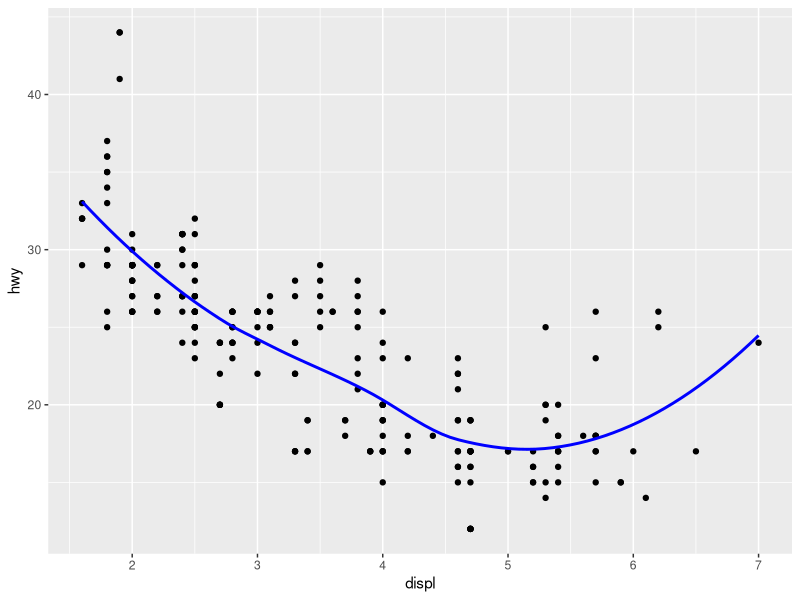
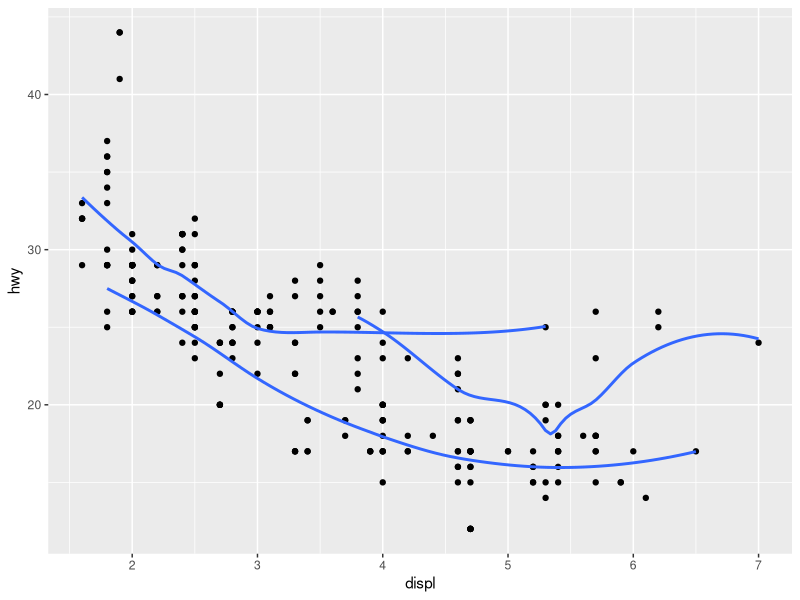
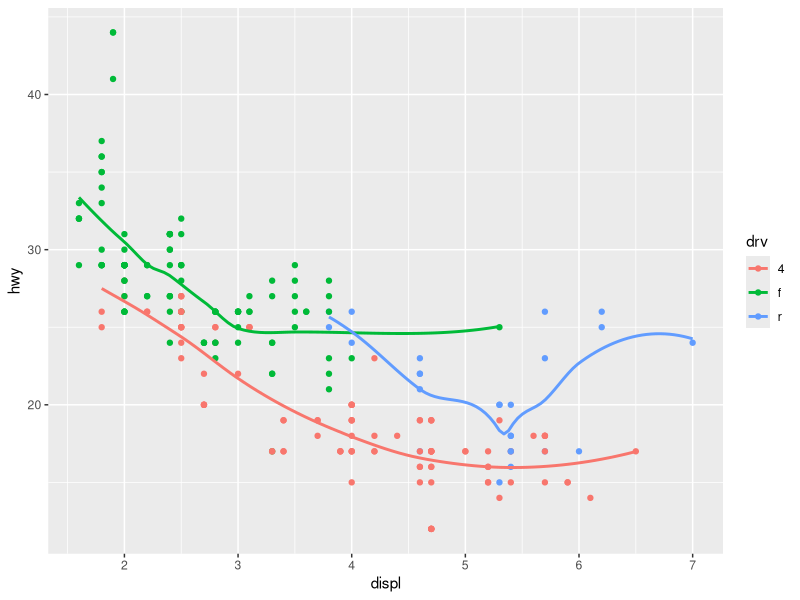
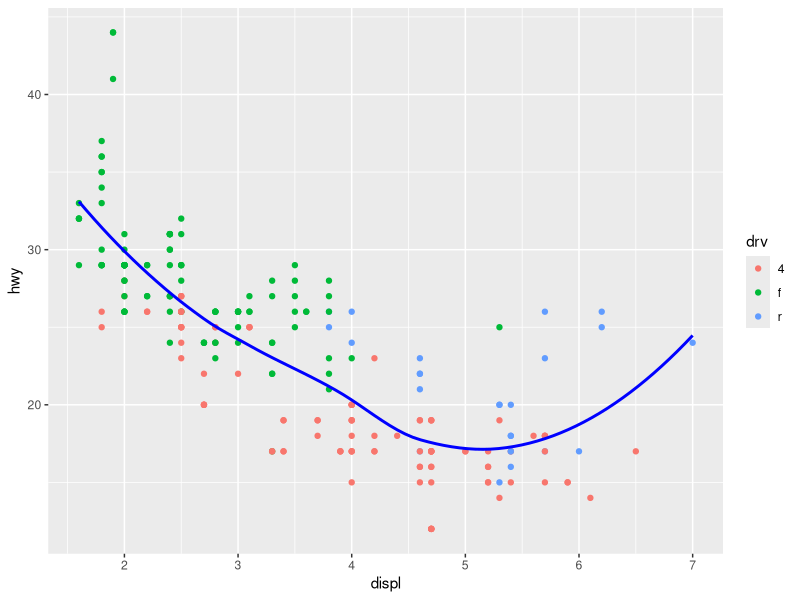
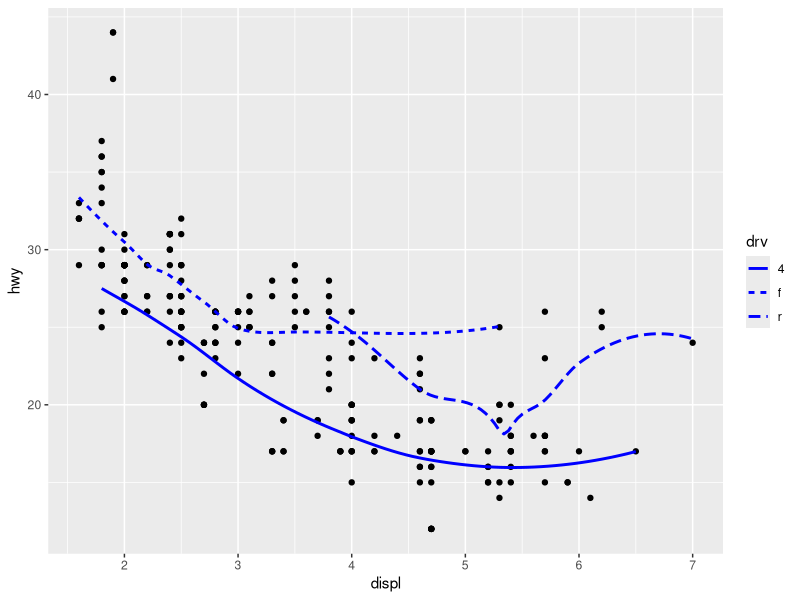
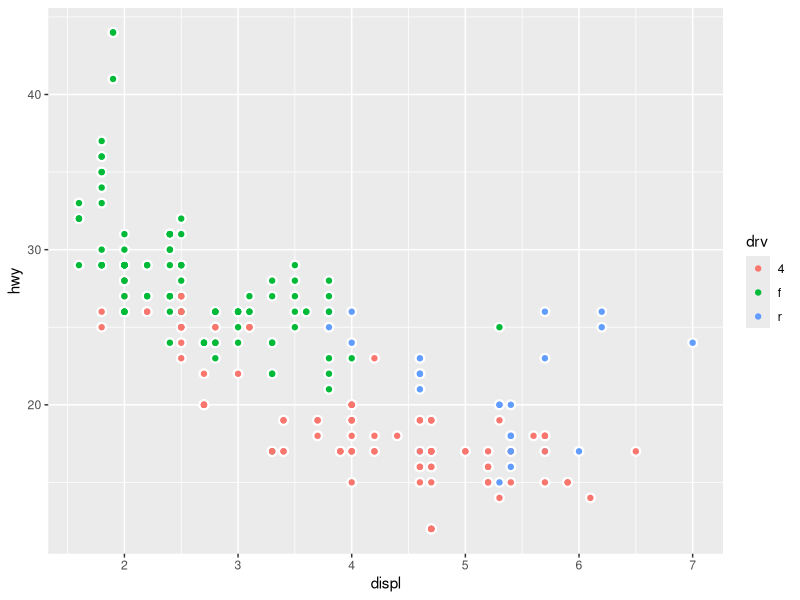

The R script that drew these images, in order:
## ---- chunk 1
#| output: false
# Loading Packages
library(tidyverse)
## ---- chunk 2
# Plot 1
mpg |> ggplot(aes(x = displ, y = hwy)) +
    geom_point() + 
    geom_smooth(color = "blue", se = FALSE)

# Plot 2
mpg |> ggplot(aes(x = displ, y = hwy)) +
    geom_point() + 
    geom_smooth(aes(group = drv), se = FALSE)

# Plot 3
mpg |> ggplot(aes(x = displ, y = hwy)) +
    geom_point(aes(color = drv)) + 
    geom_smooth(aes(color = drv), se = FALSE)

# Plot 4
mpg |> ggplot(aes(x = displ, y = hwy)) +
    geom_point(aes(color = drv)) + 
    geom_smooth(color = "blue", se = FALSE)

# Plot 5
mpg |> ggplot(aes(x = displ, y = hwy)) +
    geom_point() + 
    geom_smooth(aes(linetype = drv), color = "blue", se = FALSE)

# Plot 6
mpg |> ggplot(aes(x = displ, y = hwy)) +
    geom_point(color = "white", size = 3) +
    geom_point(aes(color = drv))
